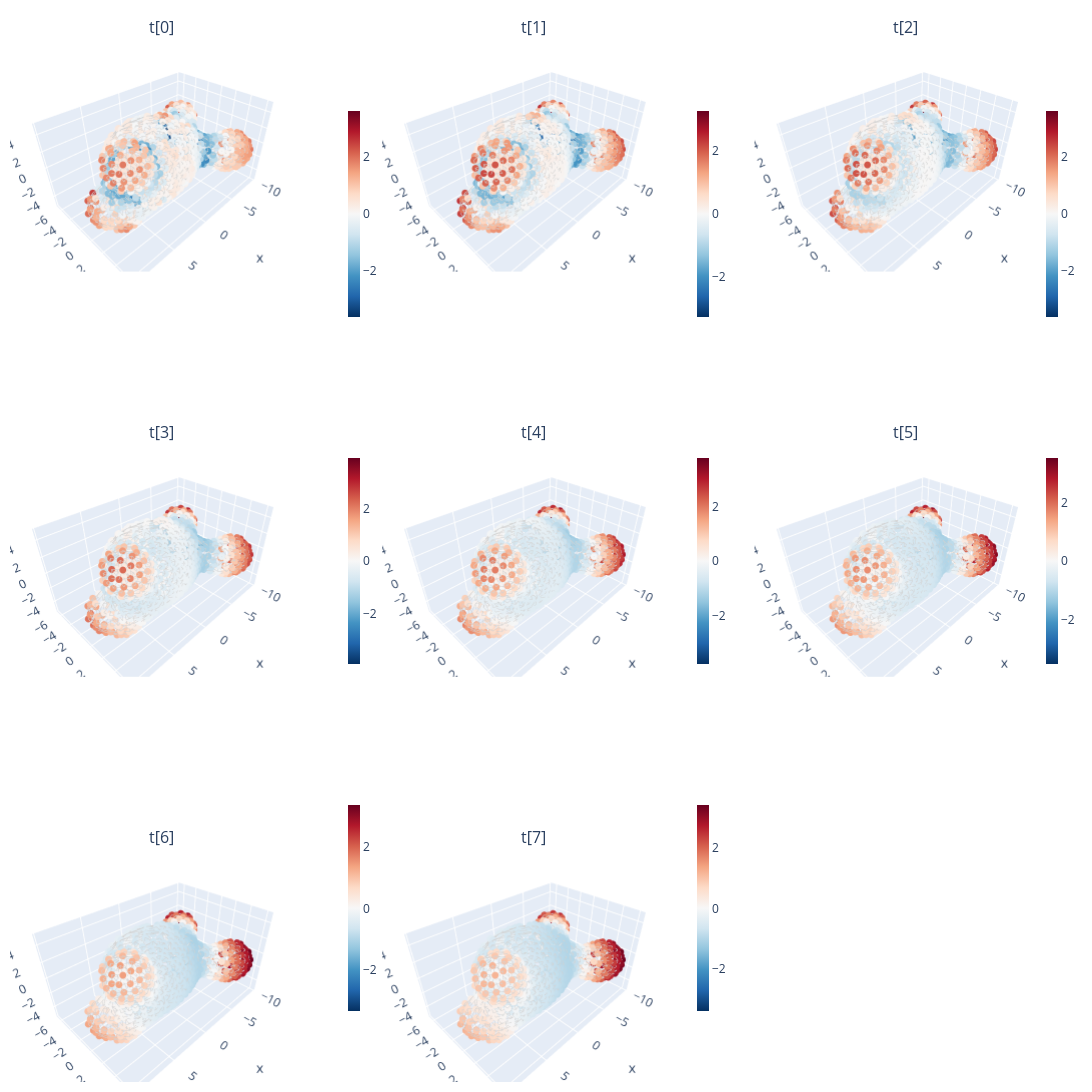

Notebook source saved alongside this figure:
### Code cell
import numpy as np
import plotly.graph_objects as go
from plotly.subplots import make_subplots
import math

def plot_hks_graph_subplots(
    centroids, graph, fields_cell, scale_labels=None,
    colorscale="RdBu_r", max_cols=3, node_size=4, edge_width=1
):
    """
    Grid of 3D subplots (max 3 columns). Each subplot = HKS at one time scale
    with its own colorbar positioned within that subplot.
    """
    N, S = fields_cell.shape
    if scale_labels is None:
        scale_labels = [f"t[{i}]" for i in range(S)]

    ncols = min(max_cols, S)
    nrows = math.ceil(S / max_cols)

    # Precompute edges once
    edge_x, edge_y, edge_z = [], [], []
    for i, j in graph.edges():
        edge_x += [centroids[i, 0], centroids[j, 0], None]
        edge_y += [centroids[i, 1], centroids[j, 1], None]
        edge_z += [centroids[i, 2], centroids[j, 2], None]

    fig = make_subplots(
        rows=nrows, cols=ncols,
        specs=[[{'type': 'scene'} for _ in range(ncols)] for _ in range(nrows)],
        subplot_titles=scale_labels
    )

    for k in range(S):
        row = k // ncols + 1
        col = k % ncols + 1

        field = fields_cell[:, k]
        vmax = float(np.nanmax(np.abs(field))) if np.any(np.isfinite(field)) else 1.0
        cmin, cmax = -vmax, vmax  # center at 0 per subplot

        # ---- colorbar position for THIS subplot (normalized figure coords) ----
        # Subplot domain: [ (col-1)/ncols , col/ncols ] × [ 1-row/nrows , 1-(row-1)/nrows ]
        x0 = (col - 1) / ncols
        x1 = col / ncols
        y0 = 1 - row / nrows
        y1 = 1 - (row - 1) / nrows
        cb_x = x1 - 0.02                 # a bit inside the right edge of this subplot
        cb_y = (y0 + y1) / 2.0           # vertically centered in this subplot
        cb_len = 0.65 / nrows            # short bar; scales with number of rows

        # Edges
        fig.add_trace(
            go.Scatter3d(
                x=edge_x, y=edge_y, z=edge_z,
                mode="lines",
                line=dict(width=edge_width, color="lightgray"),
                hoverinfo="none",
                showlegend=False
            ),
            row=row, col=col
        )

        # Nodes
        fig.add_trace(
            go.Scatter3d(
                x=centroids[:, 0], y=centroids[:, 1], z=centroids[:, 2],
                mode="markers",
                marker=dict(
                    size=node_size,
                    color=field,
                    colorscale=colorscale,
                    cmin=cmin, cmax=cmax,
                    colorbar=dict(
                        title="",
                        x=cb_x, y=cb_y,
                        yanchor="middle",
                        len=cb_len,
                        thickness=12
                    ),
                    line=dict(width=0)
                ),
                hoverinfo="none",
                showlegend=False,
                name=scale_labels[k]
            ),
            row=row, col=col
        )

        # Keep aspect ratio
        scene_name = "scene" if (row == 1 and col == 1) else f"scene{k+1}"
        fig.update_layout(**{scene_name: dict(aspectmode='data')})

    fig.update_layout(
        height=500 * nrows,
        width=380 * ncols,
        margin=dict(l=10, r=10, t=40, b=10),
        showlegend=False
    )
    fig.show()



# plot_hks_graph_subplots(centroids, cell_graph, (cell_weighted_hks-np.mean(cell_weighted_hks, axis=0))/np.std(cell_weighted_hks, axis=0))

curvature_proxy = HKS_times*(cell_weighted_hks-np.mean(cell_weighted_hks, axis=0))
# curvature_proxy = HKS_times*(cell_weighted_hks)

print(np.std(curvature_proxy, axis=0))
z_curvature = curvature_proxy/(np.std(curvature_proxy, axis=0))
plot_hks_graph_subplots(centroids, cell_graph, z_curvature)

### Figure 1 — Plotly figure (JSON) as saved in the notebook; plotly's stock layout.template omitted (floating-point values rounded to 4 significant figures; data arrays with more than 128 entries replaced by an {"elided": "..."} marker saying what was removed)
{"data": [{"hoverinfo": "none", "line": {"color": "lightgray", "width": 1}, "mode": "lines", "scene": "scene", "showlegend": false, "type": "scatter3d", "x": {"elided": "7410 float values"}, "y": {"elided": "7410 float values"}, "z": {"elided": "7410 float values"}}, {"hoverinfo": "none", "marker": {"cmax": 3.599, "cmin": -3.599, "color": {"elided": "819 float values"}, "colorbar": {"len": 0.2167, "thickness": 12, "title": {"text": ""}, "x": 0.3133, "y": 0.8333, "yanchor": "middle"}, "colorscale": [[0, "rgb(5,48,97)"], [0.1, "rgb(33,102,172)"], [0.2, "rgb(67,147,195)"], [0.3, "rgb(146,197,222)"], [0.4, "rgb(209,229,240)"], [0.5, "rgb(247,247,247)"], [0.6, "rgb(253,219,199)"], [0.7, "rgb(244,165,130)"], [0.8, "rgb(214,96,77)"], [0.9, "rgb(178,24,43)"], [1, "rgb(103,0,31)"]], "line": {"width": 0}, "size": 4}, "mode": "markers", "name": "t[0]", "scene": "scene", "showlegend": false, "type": "scatter3d", "x": {"elided": "819 float values"}, "y": {"elided": "819 float values"}, "z": {"elided": "819 float values"}}, {"hoverinfo": "none", "line": {"color": "lightgray", "width": 1}, "mode": "lines", "scene": "scene2", "showlegend": false, "type": "scatter3d", "x": {"elided": "7410 float values"}, "y": {"elided": "7410 float values"}, "z": {"elided": "7410 float values"}}, {"hoverinfo": "none", "marker": {"cmax": 3.259, "cmin": -3.259, "color": {"elided": "819 float values"}, "colorbar": {"len": 0.2167, "thickness": 12, "title": {"text": ""}, "x": 0.6467, "y": 0.8333, "yanchor": "middle"}, "colorscale": [[0, "rgb(5,48,97)"], [0.1, "rgb(33,102,172)"], [0.2, "rgb(67,147,195)"], [0.3, "rgb(146,197,222)"], [0.4, "rgb(209,229,240)"], [0.5, "rgb(247,247,247)"], [0.6, "rgb(253,219,199)"], [0.7, "rgb(244,165,130)"], [0.8, "rgb(214,96,77)"], [0.9, "rgb(178,24,43)"], [1, "rgb(103,0,31)"]], "line": {"width": 0}, "size": 4}, "mode": "markers", "name": "t[1]", "scene": "scene2", "showlegend": false, "type": "scatter3d", "x": {"elided": "819 float values"}, "y": {"elided": "819 float values"}, "z": {"elided": "819 float values"}}, {"hoverinfo": "none", "line": {"color": "lightgray", "width": 1}, "mode": "lines", "scene": "scene3", "showlegend": false, "type": "scatter3d", "x": {"elided": "7410 float values"}, "y": {"elided": "7410 float values"}, "z": {"elided": "7410 float values"}}, {"hoverinfo": "none", "marker": {"cmax": 3.609, "cmin": -3.609, "color": {"elided": "819 float values"}, "colorbar": {"len": 0.2167, "thickness": 12, "title": {"text": ""}, "x": 0.98, "y": 0.8333, "yanchor": "middle"}, "colorscale": [[0, "rgb(5,48,97)"], [0.1, "rgb(33,102,172)"], [0.2, "rgb(67,147,195)"], [0.3, "rgb(146,197,222)"], [0.4, "rgb(209,229,240)"], [0.5, "rgb(247,247,247)"], [0.6, "rgb(253,219,199)"], [0.7, "rgb(244,165,130)"], [0.8, "rgb(214,96,77)"], [0.9, "rgb(178,24,43)"], [1, "rgb(103,0,31)"]], "line": {"width": 0}, "size": 4}, "mode": "markers", "name": "t[2]", "scene": "scene3", "showlegend": false, "type": "scatter3d", "x": {"elided": "819 float values"}, "y": {"elided": "819 float values"}, "z": {"elided": "819 float values"}}, {"hoverinfo": "none", "line": {"color": "lightgray", "width": 1}, "mode": "lines", "scene": "scene4", "showlegend": false, "type": "scatter3d", "x": {"elided": "7410 float values"}, "y": {"elided": "7410 float values"}, "z": {"elided": "7410 float values"}}, {"hoverinfo": "none", "marker": {"cmax": 3.929, "cmin": -3.929, "color": {"elided": "819 float values"}, "colorbar": {"len": 0.2167, "thickness": 12, "title": {"text": ""}, "x": 0.3133, "y": 0.5, "yanchor": "middle"}, "colorscale": [[0, "rgb(5,48,97)"], [0.1, "rgb(33,102,172)"], [0.2, "rgb(67,147,195)"], [0.3, "rgb(146,197,222)"], [0.4, "rgb(209,229,240)"], [0.5, "rgb(247,247,247)"], [0.6, "rgb(253,219,199)"], [0.7, "rgb(244,165,130)"], [0.8, "rgb(214,96,77)"], [0.9, "rgb(178,24,43)"], [1, "rgb(103,0,31)"]], "line": {"width": 0}, "size": 4}, "mode": "markers", "name": "t[3]", "scene": "scene4", "showlegend": false, "type": "scatter3d", "x": {"elided": "819 float values"}, "y": {"elided": "819 float values"}, "z": {"elided": "819 float values"}}, {"hoverinfo": "none", "line": {"color": "lightgray", "width": 1}, "mode": "lines", "scene": "scene5", "showlegend": false, "type": "scatter3d", "x": {"elided": "7410 float values"}, "y": {"elided": "7410 float values"}, "z": {"elided": "7410 float values"}}, {"hoverinfo": "none", "marker": {"cmax": 3.789, "cmin": -3.789, "color": {"elided": "819 float values"}, "colorbar": {"len": 0.2167, "thickness": 12, "title": {"text": ""}, "x": 0.6467, "y": 0.5, "yanchor": "middle"}, "colorscale": [[0, "rgb(5,48,97)"], [0.1, "rgb(33,102,172)"], [0.2, "rgb(67,147,195)"], [0.3, "rgb(146,197,222)"], [0.4, "rgb(209,229,240)"], [0.5, "rgb(247,247,247)"], [0.6, "rgb(253,219,199)"], [0.7, "rgb(244,165,130)"], [0.8, "rgb(214,96,77)"], [0.9, "rgb(178,24,43)"], [1, "rgb(103,0,31)"]], "line": {"width": 0}, "size": 4}, "mode": "markers", "name": "t[4]", "scene": "scene5", "showlegend": false, "type": "scatter3d", "x": {"elided": "819 float values"}, "y": {"elided": "819 float values"}, "z": {"elided": "819 float values"}}, {"hoverinfo": "none", "line": {"color": "lightgray", "width": 1}, "mode": "lines", "scene": "scene6", "showlegend": false, "type": "scatter3d", "x": {"elided": "7410 float values"}, "y": {"elided": "7410 float values"}, "z": {"elided": "7410 float values"}}, {"hoverinfo": "none", "marker": {"cmax": 3.518, "cmin": -3.518, "color": {"elided": "819 float values"}, "colorbar": {"len": 0.2167, "thickness": 12, "title": {"text": ""}, "x": 0.98, "y": 0.5, "yanchor": "middle"}, "colorscale": [[0, "rgb(5,48,97)"], [0.1, "rgb(33,102,172)"], [0.2, "rgb(67,147,195)"], [0.3, "rgb(146,197,222)"], [0.4, "rgb(209,229,240)"], [0.5, "rgb(247,247,247)"], [0.6, "rgb(253,219,199)"], [0.7, "rgb(244,165,130)"], [0.8, "rgb(214,96,77)"], [0.9, "rgb(178,24,43)"], [1, "rgb(103,0,31)"]], "line": {"width": 0}, "size": 4}, "mode": "markers", "name": "t[5]", "scene": "scene6", "showlegend": false, "type": "scatter3d", "x": {"elided": "819 float values"}, "y": {"elided": "819 float values"}, "z": {"elided": "819 float values"}}, {"hoverinfo": "none", "line": {"color": "lightgray", "width": 1}, "mode": "lines", "scene": "scene7", "showlegend": false, "type": "scatter3d", "x": {"elided": "7410 float values"}, "y": {"elided": "7410 float values"}, "z": {"elided": "7410 float values"}}, {"hoverinfo": "none", "marker": {"cmax": 3.354, "cmin": -3.354, "color": {"elided": "819 float values"}, "colorbar": {"len": 0.2167, "thickness": 12, "title": {"text": ""}, "x": 0.3133, "y": 0.1667, "yanchor": "middle"}, "colorscale": [[0, "rgb(5,48,97)"], [0.1, "rgb(33,102,172)"], [0.2, "rgb(67,147,195)"], [0.3, "rgb(146,197,222)"], [0.4, "rgb(209,229,240)"], [0.5, "rgb(247,247,247)"], [0.6, "rgb(253,219,199)"], [0.7, "rgb(244,165,130)"], [0.8, "rgb(214,96,77)"], [0.9, "rgb(178,24,43)"], [1, "rgb(103,0,31)"]], "line": {"width": 0}, "size": 4}, "mode": "markers", "name": "t[6]", "scene": "scene7", "showlegend": false, "type": "scatter3d", "x": {"elided": "819 float values"}, "y": {"elided": "819 float values"}, "z": {"elided": "819 float values"}}, {"hoverinfo": "none", "line": {"color": "lightgray", "width": 1}, "mode": "lines", "scene": "scene8", "showlegend": false, "type": "scatter3d", "x": {"elided": "7410 float values"}, "y": {"elided": "7410 float values"}, "z": {"elided": "7410 float values"}}, {"hoverinfo": "none", "marker": {"cmax": 3.387, "cmin": -3.387, "color": {"elided": "819 float values"}, "colorbar": {"len": 0.2167, "thickness": 12, "title": {"text": ""}, "x": 0.6467, "y": 0.1667, "yanchor": "middle"}, "colorscale": [[0, "rgb(5,48,97)"], [0.1, "rgb(33,102,172)"], [0.2, "rgb(67,147,195)"], [0.3, "rgb(146,197,222)"], [0.4, "rgb(209,229,240)"], [0.5, "rgb(247,247,247)"], [0.6, "rgb(253,219,199)"], [0.7, "rgb(244,165,130)"], [0.8, "rgb(214,96,77)"], [0.9, "rgb(178,24,43)"], [1, "rgb(103,0,31)"]], "line": {"width": 0}, "size": 4}, "mode": "markers", "name": "t[7]", "scene": "scene8", "showlegend": false, "type": "scatter3d", "x": {"elided": "819 float values"}, "y": {"elided": "819 float values"}, "z": {"elided": "819 float values"}}], "layout": {"annotations": [{"font": {"size": 16}, "showarrow": false, "text": "t[0]", "x": 0.1444, "xanchor": "center", "xref": "paper", "y": 1, "yanchor": "bottom", "yref": "paper"}, {"font": {"size": 16}, "showarrow": false, "text": "t[1]", "x": 0.5, "xanchor": "center", "xref": "paper", "y": 1, "yanchor": "bottom", "yref": "paper"}, {"font": {"size": 16}, "showarrow": false, "text": "t[2]", "x": 0.8556, "xanchor": "center", "xref": "paper", "y": 1, "yanchor": "bottom", "yref": "paper"}, {"font": {"size": 16}, "showarrow": false, "text": "t[3]", "x": 0.1444, "xanchor": "center", "xref": "paper", "y": 0.6111, "yanchor": "bottom", "yref": "paper"}, {"font": {"size": 16}, "showarrow": false, "text": "t[4]", "x": 0.5, "xanchor": "center", "xref": "paper", "y": 0.6111, "yanchor": "bottom", "yref": "paper"}, {"font": {"size": 16}, "showarrow": false, "text": "t[5]", "x": 0.8556, "xanchor": "center", "xref": "paper", "y": 0.6111, "yanchor": "bottom", "yref": "paper"}, {"font": {"size": 16}, "showarrow": false, "text": "t[6]", "x": 0.1444, "xanchor": "center", "xref": "paper", "y": 0.2222, "yanchor": "bottom", "yref": "paper"}, {"font": {"size": 16}, "showarrow": false, "text": "t[7]", "x": 0.5, "xanchor": "center", "xref": "paper", "y": 0.2222, "yanchor": "bottom", "yref": "paper"}], "height": 1500, "margin": {"b": 10, "l": 10, "r": 10, "t": 40}, "scene": {"aspectmode": "data", "domain": {"x": [0, 0.2889], "y": [0.7778, 1]}}, "scene2": {"aspectmode": "data", "domain": {"x": [0.3556, 0.6444], "y": [0.7778, 1]}}, "scene3": {"aspectmode": "data", "domain": {"x": [0.7111, 1], "y": [0.7778, 1]}}, "scene4": {"aspectmode": "data", "domain": {"x": [0, 0.2889], "y": [0.3889, 0.6111]}}, "scene5": {"aspectmode": "data", "domain": {"x": [0.3556, 0.6444], "y": [0.3889, 0.6111]}}, "scene6": {"aspectmode": "data", "domain": {"x": [0.7111, 1], "y": [0.3889, 0.6111]}}, "scene7": {"aspectmode": "data", "domain": {"x": [0, 0.2889], "y": [0, 0.2222]}}, "scene8": {"aspectmode": "data", "domain": {"x": [0.3556, 0.6444], "y": [0, 0.2222]}}, "scene9": {"domain": {"x": [0.7111, 1], "y": [0, 0.2222]}}, "showlegend": false, "width": 1140}}
